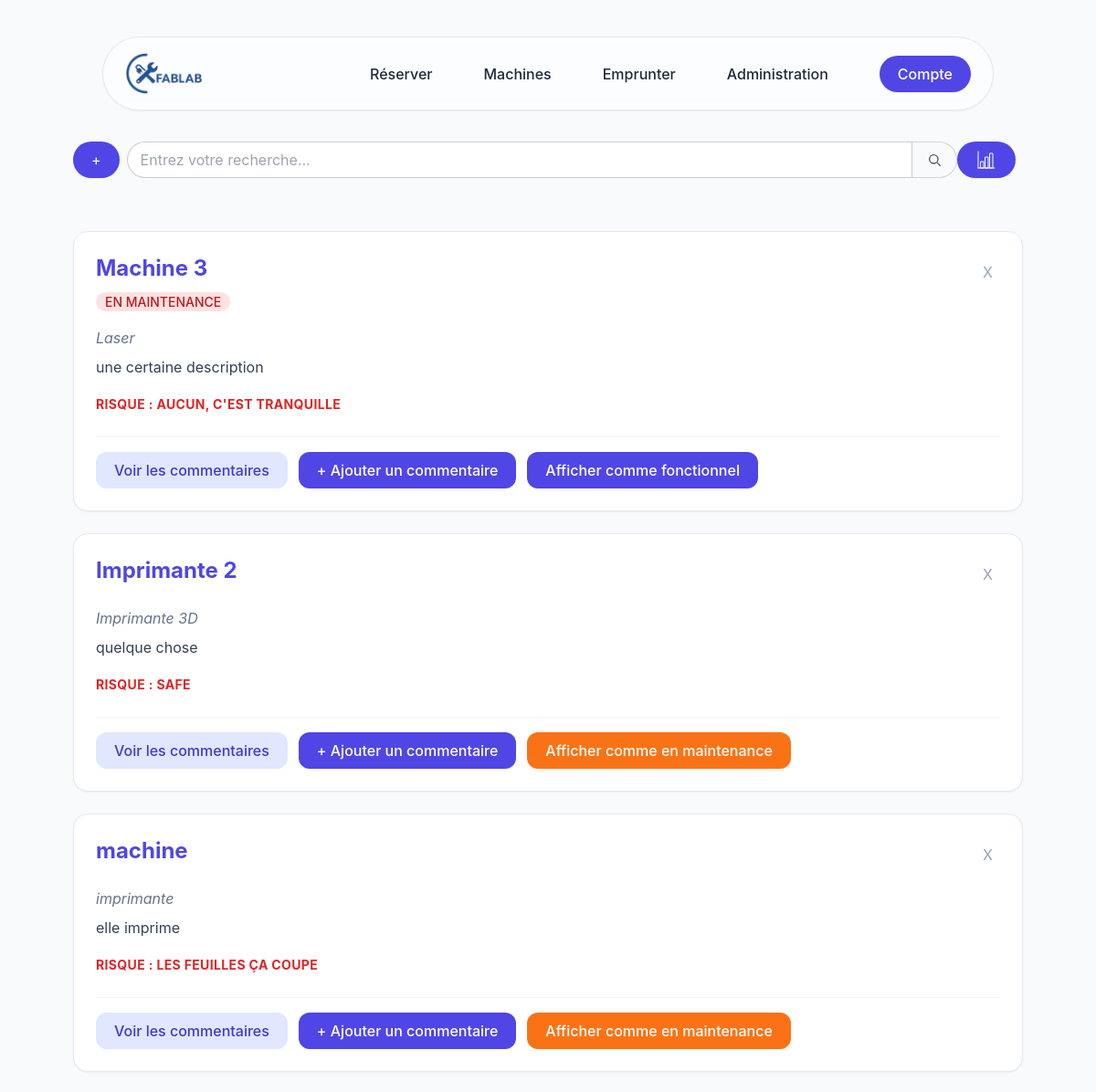
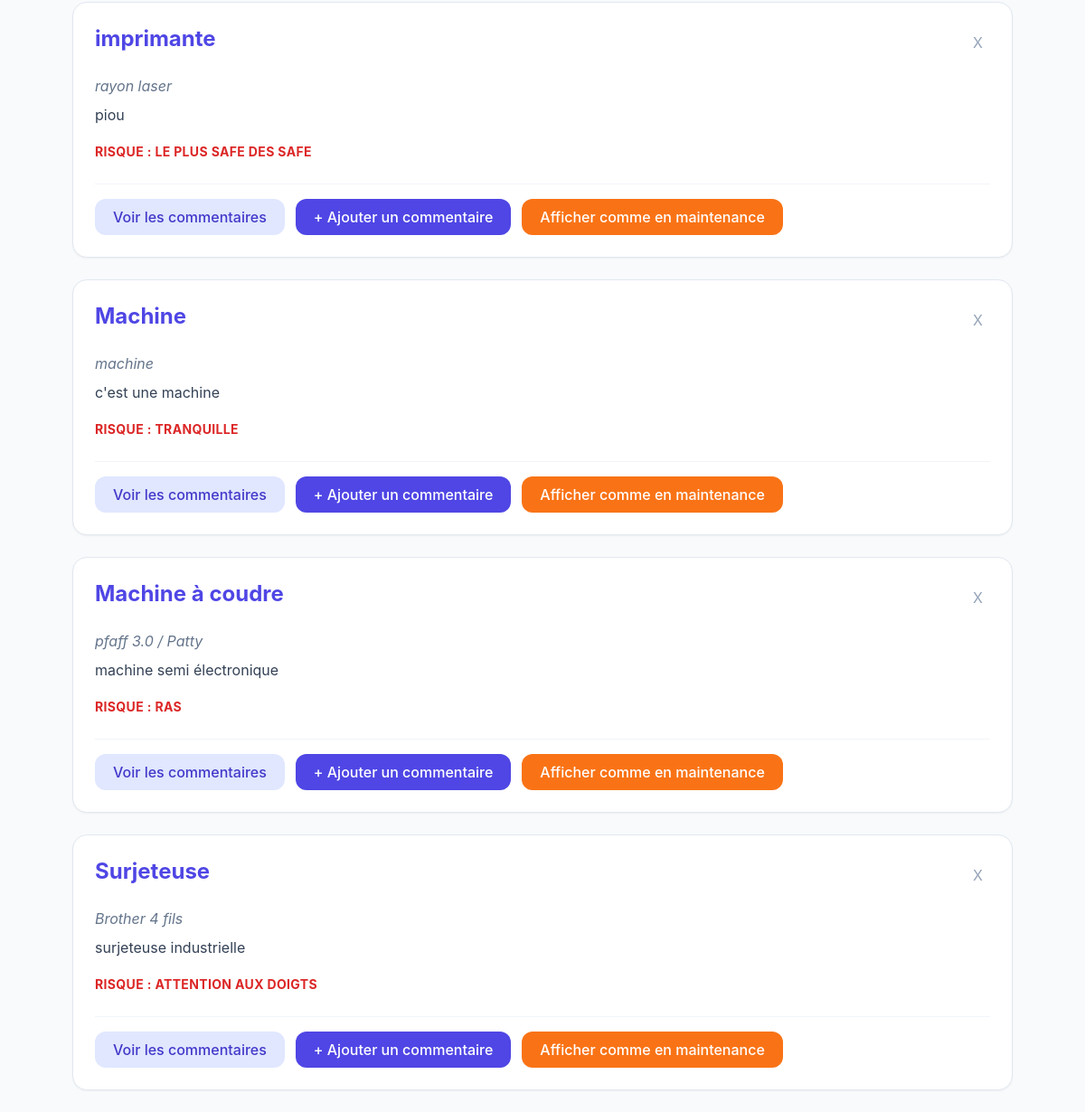
Page /index.php?view=machines (signed in) on the committed database (2 pictures, top to bottom).
### tables this page shows
CREATE TABLE `Equipement` (
  `id` int(10) UNSIGNED NOT NULL AUTO_INCREMENT,
  `nom` varchar(255) NOT NULL,
  `type` varchar(255) NOT NULL,
  `enMaintenance` tinyint(1) NOT NULL DEFAULT 0,
  `description` varchar(255) NOT NULL,
  `risque` varchar(255) DEFAULT NULL,
  PRIMARY KEY (`id`)
);

### libs/maLibUtils.php (called while the page is built, shortened)
<?php
function valider($nom,$type="REQUEST")
{
	switch($type)
	{
		case 'REQUEST':
		if(isset($_REQUEST[$nom]) && !($_REQUEST[$nom] == ""))
			return proteger($_REQUEST[$nom]);
		break;
		case 'SESSION':
		if(isset($_SESSION[$nom]) && !($_SESSION[$nom] == ""))
			return $_SESSION[$nom];
		break;
	}
	return false;
}
function proteger($str)
{
	if (is_array($str))
	{
		$nextTab = array();
		foreach($str as $cle => $val)
		{
			$nextTab[$cle] = htmlspecialchars($val, ENT_QUOTES, 'UTF-8');
		}
		return $nextTab;
	}
	else
		return htmlspecialchars($str, ENT_QUOTES, 'UTF-8');
}
?>

### libs/modele.php (called while the page is built, shortened)
<?php
include_once("maLibSQL.pdo.php");
function isAdmin($idUser)
{
	global $BDD_host;
	global $BDD_base;
	global $BDD_user;
	global $BDD_password;
	try {
		$dbh = new PDO("mysql:host=$BDD_host;dbname=$BDD_base", $BDD_user, $BDD_password);
		$dbh->exec("SET CHARACTER SET utf8");
		$sql = "SELECT id FROM Utilisateur WHERE id = ? AND (role = '1' OR role = '2')";
		$stmt = $dbh->prepare($sql);
		$stmt->execute([$idUser]);
		$result = $stmt->fetch(PDO::FETCH_ASSOC);
		return $result ? $result['id'] : false;
	} catch (PDOException $e) {
		die("<font color=\"red\">isAdmin: Erreur de connexion : " . $e->getMessage() . "</font>");
	}
}
function lister_machine()
{
	$SQL = "SELECT * FROM Equipement";
	return parcoursRs(SQLSelect($SQL));
}
function lister_reserv(){
	$SQL = "SELECT id, idEquipement, idUser FROM Reservation";
	return parcoursRs(SQLSelect($SQL));
}
?>

### libs/maLibSQL.pdo.php (called while the page is built, shortened)
<?php
function SQLSelect($sql)
{
 	global $BDD_host;
	global $BDD_base;
 	global $BDD_user;
 	global $BDD_password;
	try {
		$dbh = new PDO("mysql:host=$BDD_host;dbname=$BDD_base", $BDD_user, $BDD_password);
	} catch (PDOException $e) {
		die("<font color=\"red\">SQLSelect: Erreur de connexion : " . $e->getMessage() . "</font>");
	}
	$dbh->exec("SET CHARACTER SET utf8");
	$res = $dbh->query($sql);
	$num = $res->rowCount();
	if ($num==0) return false;
	else return $res;
}
function parcoursRs($result)
{
	if  ($result == false) return array();
	$result->setFetchMode(PDO::FETCH_ASSOC);
	while ($ligne = $result->fetch())
		$tab[]= $ligne;
	return $tab;
}
?>

### pages/machines.php (the view, shortened to what this page needs)
<div class="flex items-center mb-6">
    <button id='add_form' class='bg-indigo-600 text-white px-5 py-2 rounded-3xl hover:bg-indigo-700 transition-all mr-2 shadow-sm active:scale-95' onclick='afficher_form()'>+</button>
    <input
        id="rechercheMachine"
        type="text"
        name="recherche"
        placeholder="Entrez votre recherche..."
        class="h-10 px-4 py-2 border border-gray-300 !rounded-l-full focus:outline-none focus:ring-2 focus:ring-gray-300">
    <button
        class="h-10 px-4 py-2 border border-gray-300 border-l-0 rounded-r-full hover:bg-indigo-600 !text-white ">
        <svg
            class="w-4 h-4 text-gray-600"
            viewBox="0 0 24 24"
            fill="none"
            xmlns="http://www.w3.org/2000/svg">
            <circle cx="11" cy="11" r="7" stroke="currentColor" stroke-width="2" />
            <line x1="16.65" y1="16.65" x2="22" y2="22"
                stroke="currentColor" stroke-width="2" />
        </svg>
    </button>
	<?php if (isAdmin($_SESSION["idUser"])): ?>
	<?php
		$machines_nb = lister_machine();
		$reserv_nb = lister_reserv();
	?>
            <button class='bg-indigo-600 text-white px-5 py-2 rounded-3xl hover:bg-indigo-700 transition-all mr-2 shadow-sm active:scale-95' onclick='afficher_stat(<?= json_encode($machines_nb, JSON_HEX_TAG | JSON_HEX_APOS | JSON_HEX_AMP | JSON_HEX_QUOT) ?>, <?= json_encode($reserv_nb, JSON_HEX_TAG | JSON_HEX_APOS | JSON_HEX_AMP | JSON_HEX_QUOT) ?>)'>
            </button>
			<?php endif; ?>
</div>
<BR>
<?php
$machines = lister_machine() ?: [];
foreach ($machines as $machine) {
    $isMaintenance = ($machine["enMaintenance"] == 1);
?>
    <div id="<?= $machine["id"] ?>" class="bg-white border border-slate-200 rounded-2xl p-6 mb-6 shadow-sm hover:shadow-md transition-shadow relative">
        <div class="flex justify-between items-start mb-4">
            <div>
                <h3 class="text-2xl font-bold text-indigo-600 mb-2"><?= $machine["nom"] ?></h3>
                <?php
                if ($isMaintenance) {
                ?>
                    <span class="text-sm font-medium px-2.5 py-0.5 rounded-full bg-red-100 text-red-700">
                        EN MAINTENANCE
                    </span>
                <?php } ?>
            </div>
            <?php if (isAdmin($_SESSION["idUser"])): ?>
                <form action="controleur.php" method="POST" onsubmit="return confirm('Supprimer cette machine ?');">
                    <button type="submit" name="action" value="-" class="text-slate-400 uppercase hover:text-red-500 transition-colors p-2">
                        x
                    </button>
                </form>
            <?php endif; ?>
        </div>
        <div class="mb-6">
            <p class="text-slate-500 italic mb-2"><?= $machine["type"] ?></p>
            <p class="text-slate-700 mb-4"><?= $machine["description"] ?></p>
            <?php if (!empty($machine["risque"])): ?>
                <span class="text-sm font-bold uppercase text-red-600 tracking-wide">Risque : <?= $machine["risque"] ?></span>
            <?php endif; ?>
        </div>
        <div class="flex flex-wrap gap-3 items-center border-t border-slate-100 pt-4">
            <button class='flex-1 sm:flex-none bg-indigo-100 text-indigo-700 px-5 py-2 rounded-xl hover:bg-indigo-200 transition-all font-medium' onclick='afficher_com(<?= $machine["id"] ?>)'>
                Voir les commentaires
            </button>
			<?php if (isAdmin($_SESSION["idUser"])): ?>
            <button class='flex-1 sm:flex-none bg-indigo-600 text-white px-5 py-2 rounded-xl hover:bg-indigo-700 transition-all font-medium' onclick='afficher_form_com(<?= $machine["id"] ?>)'>
                + Ajouter un commentaire
            </button>
			<?php endif; ?>
            <?php if (isAdmin($_SESSION["idUser"])): ?>
                <form action='controleur.php' method='POST' class="flex-1 sm:flex-none">
                    <button type='submit' name='action' value='Changer Maintenance' class='w-full text-white px-5 py-2  rounded-xl font-medium transition-colors <?= !$isMaintenance ? 'bg-orange-500 hover:bg-orange-600' : 'bg-indigo-600 hover:bg-indigo-700' ?>'>
                        <?= $isMaintenance ? 'Afficher comme fonctionnel' : 'Afficher comme en maintenance' ?>
                    </button>
                </form>
            <?php endif; ?>
        </div>
    </div>
<?php } ?>

### pages/header.php (shortened to what this page needs)
<!DOCTYPE html>
<html lang="fr">
<head>
    <link rel="stylesheet" type="text/css" href="css/style.css">
    <script src="https://cdn.tailwindcss.com"></script>
</head>
<body class="text-slate-800 w mx-20">
    <nav class="max-w-6xl mx-auto mt-10 px-4 sm:px-6 lg:px-8 sticky top-4 mb-6 z-50">
        <div class="bg-white/50 backdrop-blur-md rounded-full border shadow-sm px-6 flex items-center py-2 justify-between h-1-">
            <a href="index.php?view=main" style="margin-right:20px;" class="transition-transform hover:scale-105">
                <img src="./img/logo.png" alt="logo du Fablab" width="85" class="py-2"/>
            </a>
            <div class="hidden md:flex items-center gap-14 text-sm-bold font-medium ">
                <a href="./pages/reserver.php" class="lien-protege transition-colors hover:text-indigo-600">Réserver</a>
                <a href="./pages/machines.php" class="lien-protege transition-colors hover:text-indigo-600">Machines</a>
                <a href="./pages/emprunts.php" class="lien-protege transition-colors hover:text-indigo-600">Emprunter</a>
                <?php
                if (valider("connecte", "SESSION")) {
                ?>
                    <?php if (isAdmin($_SESSION["idUser"])) { ?>
                        <a href="index.php?view=admin" class="transition-colors hover:text-indigo-600">Administration</a>
                    <?php } ?>
                    <a href="index.php?view=compte"
                        class="lien-protege bg-indigo-600 text-white px-5 py-2 rounded-3xl hover:bg-indigo-700 transition-all shadow-sm active:scale-95">
                        Compte
                    </a>
                <?php
                }
                ?>
            </div>
        </div>
            <?php if (valider("connecte", "SESSION")) { ?>
                <?php if (isAdmin($_SESSION["idUser"])) { ?>
                    <a href="index.php?view=admin" class="transition-colors hover:text-indigo-600">Administration</a>
                    <?php if (isSuperAdmin($_SESSION["idUser"]))
                    { ?>
                        <a href="index.php?view=superadmin" class="transition-colors hover:text-indigo-600">Super Administration</a>
                    <?php } ?>
                <?php } ?>
            <?php } ?>
    </nav>

### index.php (shortened to what this page needs)
<?php
include_once "libs/maLibUtils.php";
include_once "libs/modele.php";
$view = valider("view");
include("./pages/header.php");
switch ($view) {
    default:
        if (file_exists("./pages/$view.php"))
            include("./pages/$view.php");
}
?>

### css/style.css (style rules this page uses)
input[type="text"], select, input[type="password"], input[type="email"], input[type="submit"] { width: 100%; padding: 12px 14px; margin: 10px 0; border: 1px solid #ccc; border-radius: 8px; box-sizing: border-box; font-size: 16px; }

### pages/header.php (style rules this page uses)
body { font-family: 'Inter', sans-serif; background-color: #f8fafc; }

### rows in the picture
equipement: nom "Machine 3", enMaintenance "EN MAINTENANCE", type "Laser", description "une certaine description", risque "AUCUN, C'EST TRANQUILLE"
equipement: nom "Imprimante 2", type "Imprimante 3D", description "quelque chose", risque "SAFE", enMaintenance "Afficher comme en maintenance"
equipement: nom "machine", type "imprimante", description "elle imprime", risque "LES FEUILLES ÇA COUPE", enMaintenance "Afficher comme en maintenance"
equipement: nom "imprimante", type "rayon laser", description "piou", risque "LE PLUS SAFE DES SAFE", enMaintenance "Afficher comme en maintenance"
equipement: nom "Machine", type "machine", description "c'est une machine", risque "TRANQUILLE", enMaintenance "Afficher comme en maintenance"
equipement: nom "Machine à coudre", type "pfaff 3.0 / Patty", description "machine semi électronique", risque "RAS", enMaintenance "Afficher comme en maintenance"
equipement: nom "Surjeteuse", type "Brother 4 fils", description "surjeteuse industrielle", risque "ATTENTION AUX DOIGTS", enMaintenance "Afficher comme en maintenance"
